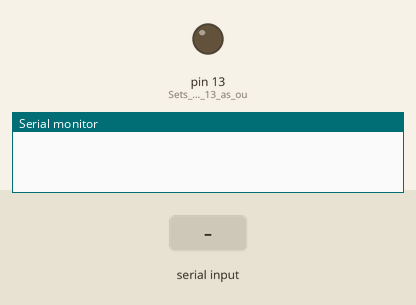
Simulated run of this sketch. Board: Arduino Uno, built with avr-gcc and run on an emulated ATmega328P. Shown: output pins drawn as LEDs (lit = HIGH), the last lines printed to the serial monitor. The inputs (shaded band) are chosen by the test bench.

Above: at 1.2 s.
1.3 s: byte 1 (1) received over Serial
At 1.6 s:
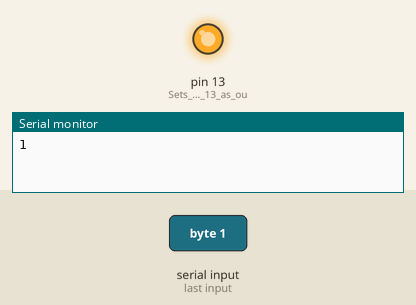
Timing chart, 0 to 4.3 s (numbered marks = the images above; inputs shaded):
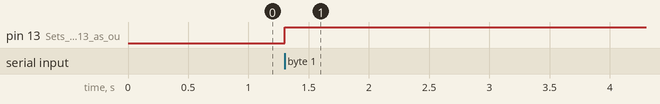

The sketch:

bluetooth_test.ino
```cpp
/*
 *  Bluetooh Basic: LED ON OFF - Avishkar
 *  Coder - Mayoogh Girish
 *  Website - http://bit.do/Avishkar
 *  Download the App :
 *  This program lets you to control a LED on pin 13 of arduino using a bluetooth module
 */
char Incoming_value = 0;                //Variable for storing Incoming_value
void setup()
{
  Serial.begin(9600);         //Sets the data rate in bits per second (baud) for serial data transmission
  pinMode(13, OUTPUT);        //Sets digital pin 13 as output pin
}
void loop()
{
  if(Serial.available() > 0)
  {
    Incoming_value = Serial.read();      //Read the incoming data and store it into variable Incoming_value
    Serial.print(Incoming_value,DEC);        //Print Value of Incoming_value in Serial monitor
    Serial.print("\n");        //New line
    if(Incoming_value == 1)            //Checks whether value of Incoming_value is equal to 1
      digitalWrite(13, HIGH);  //If value is 1 then LED turns ON
    else if(Incoming_value == 0)       //Checks whether value of Incoming_value is equal to 0
      digitalWrite(13, LOW);   //If value is 0 then LED turns OFF
  }

}
```

Measured:
- after the input at 1.3 s, pin 13 (Sets_digital_pin_13_as_ou): LOW → HIGH at once
